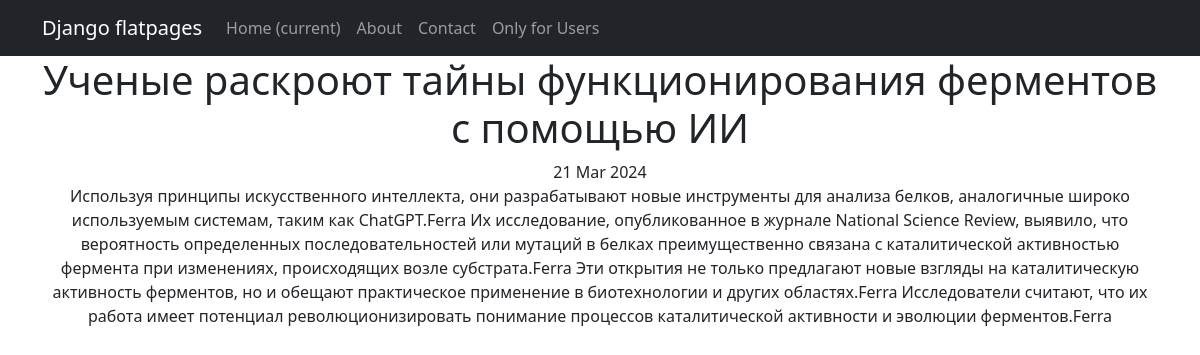
Screenshot of /news/10 with the database file from the repository.
### news/models/post.py (models this page shows, shortened)
class Post(models.Model):
    author = models.ForeignKey(Author, on_delete=models.CASCADE, related_name='posts')
    choice_field = models.CharField(max_length=4, choices=POST_TYPE)
    choice_category = models.CharField(max_length=4, choices=POST_CATEGORY, default='Science')
    post_time_creation = models.DateTimeField(auto_now_add=True)
    categories = models.ManyToManyField(Category, through='PostCategory')
    post_title = models.CharField(max_length=255)
    post_content = models.TextField()
    post_rating = models.IntegerField(default=0)

### news/views.py (the view)
# urls.py: path('<int:pk>', NewsDetail.as_view(), name='single_news')
class NewsDetail(DetailView):
    model = Post
    template_name = 'post.html'
    context_object_name = 'post'

### news/templatetags/custom_filters.py (called while the page is built)
@register.filter(name='censor')
def censor(value):
    if isinstance(value, str):
        for pattern in BAD_WORD_PATTERNS:
            regex = re.compile(pattern, re.IGNORECASE)
            value = regex.sub(lambda m: m.group(0)[0] + '*' * (len(m.group(0)) - 1), value)
    else:
        raise ValidationError("custom_filter can only be applied to strings.")
    return value

### templates/post.html (shortened to what this page needs)
{% extends 'flatpages/default.html' %}
{% load custom_filters %}
{% block content %}
<h1>{{ post.post_title|censor }}</h1>
    {{ post.post_time_creation|date:'d M Y' }} <br>
{{ post.post_content|censor }}
{% endblock content %}

### rows the page displays
Post: post_title|censor "Ученые раскроют тайны функционирования ферментов с помощью ИИ", post_time_creation "21 Mar 2024", post_content|censor "Используя принципы искусственного интеллекта, они разрабатывают новые инструменты для анализа белков, аналогичные широко используемым системам, таким как ChatGPT.Ferra Их исследование, опубликованное в журнале National Science Review, выявило, что вероятность определенных последовательностей или мутаций в белках преимущественно связана с каталитической активностью фермента при изменениях, происходящих возле субстрата.Ferra Эти открытия не только предлагают новые взгляды на каталитическую активность ферментов, но и обещают практическое применение в биотехнологии и других областях.Ferra Исследователи считают, что их работа имеет потенциал революционизировать понимание процессов каталитической…"
